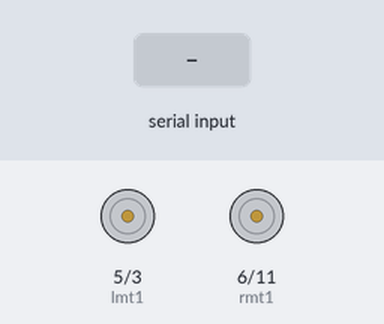
Bench run of a sketch on a simulated Arduino Uno, built with avr-gcc and run on an emulated ATmega328P. On the bench: motor-driver pin pairs drawn as motors (green arrow = first pin HIGH = forward, orange = second pin HIGH = backward, longer = more drive). Inputs (shaded band) come from the test bench.

Above: at 1.2 s.
1.3 s: "F" received over Serial
At 2.1 s:
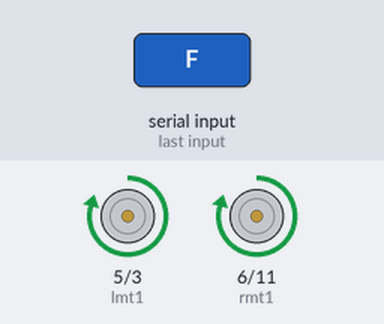
3.8 s: "B" received over Serial
At 4.4 s:
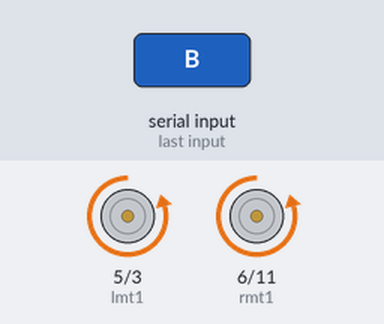
6.3 s: "L" received over Serial
At 7.1 s:
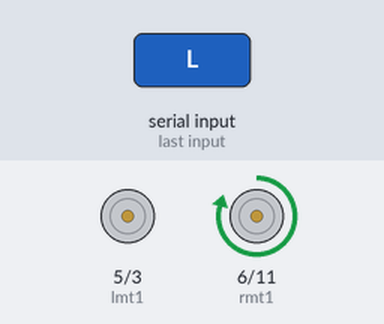
8.8 s: "R" received over Serial
At 9.4 s:
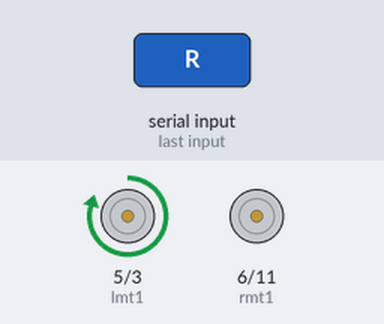
Timing chart, 0 to 11.8 s (numbered marks = the images above; inputs shaded):
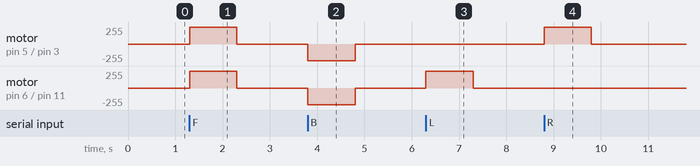

The sketch:

homesecrobotcomms.ino
```cpp
int lmt1 = 5;
int lmt2 = 3;
int rmt1 = 6;
int rmt2 = 11;

void stp() {
analogWrite(lmt1,0);
analogWrite(lmt2,0);
analogWrite(rmt1,0);
analogWrite(rmt2,0);
  }


void forward(){
analogWrite(lmt1,250);
analogWrite(lmt2,0);
analogWrite(rmt1,250);
analogWrite(rmt2,0);
delay(1000);
stp();
  }


void reverse(){
analogWrite(lmt1,0);
analogWrite(lmt2,250);
analogWrite(rmt1,0);
analogWrite(rmt2,250);
delay(1000);
stp();
  }


void stpleft() {
analogWrite(lmt1,0);
analogWrite(lmt2,0);
analogWrite(rmt1,250);
analogWrite(rmt2,0);
delay(1000);
stp();
  }

void stpright() {
analogWrite(lmt1,250);
analogWrite(lmt2,0);
analogWrite(rmt1,0);
analogWrite(rmt2,0);
delay(1000);
stp();
  }


void setup() {
Serial.begin(9600);
pinMode(lmt1,OUTPUT);
pinMode(lmt2,OUTPUT);
pinMode(rmt1,OUTPUT);
pinMode(rmt2,OUTPUT);
}


void loop() {
  if (Serial.available() > 0) {
    char cmd = Serial.read();
    if (cmd == 'F') forward();
    else if (cmd == 'B') reverse();
    else if (cmd == 'L') stpleft();
    else if (cmd == 'R') stpright();
    else if (cmd == 'S') stp();
  }
}
```

Measured:
- after the input at 1.3 s, motor on pin 5 (lmt1) / pin 3 (lmt2), motor on pin 6 (rmt1) / pin 11 (rmt2): stopped → forward 250/255 at once, → stopped 1.0 s later
- after the input at 3.8 s, motor on pin 5 (lmt1) / pin 3 (lmt2), motor on pin 6 (rmt1) / pin 11 (rmt2): stopped → backward 250/255 at once, → stopped 1.0 s later
- after the input at 6.3 s, motor on pin 6 (rmt1) / pin 11 (rmt2): stopped → forward 250/255 at once, → stopped 1.0 s later
- after the input at 8.8 s, motor on pin 5 (lmt1) / pin 3 (lmt2): stopped → forward 250/255 at once, → stopped 1.0 s later
